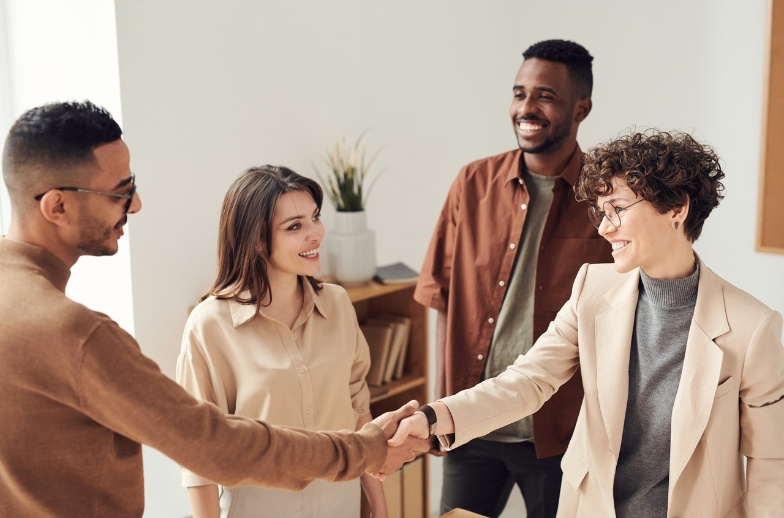
#> input picture python/gaze_estimate/test.jpg, 784 x 518 px
$ python -i control.py   (imports and definitions only)
#> lines starting #> are read from the running program, lines starting #| are printed output that depends on the picture; after the words box and inside, x2 and y2 are one past the last pixel; in counts of white or black regions, pixels touching at a corner belong together
### python/model_zoom/common/oss.py
# coding=utf-8
# Created : 2023/1/9 16:33
# Author  : Zy
import os
import minio
import requests
from io import BytesIO
from common.utils import Util
from common.content_type_maps import suffix_content_type_maps


class OSS:
    def __init__(self, bucket_name):
        super(OSS, self).__init__()
        config = Util.get_config("ossApi.json").get("minio")
        minio_conf = {
            "access_key": config.get("access_key"),
            "secret_key": config.get("secret_key"),
            "endpoint": config.get("endpoint"),
            "secure": eval(config.get("secure"))
        }
        self.http = f'http://hz.gdhengdian.com/images/'
        self.client = minio.Minio(**minio_conf)
        self.bucket_name = bucket_name

    # [24 lines left out: functions upload, download, not called in this run]


# [4 lines that do not run on import are left out]

### python/model_zoom/common/utils.py
# coding=utf-8
# Created : 2023/1/9 14:51
# Author  : Zy
import os
import uuid
import json
import datetime


class MyResp():
    # [6 lines left out: function __call__, not called in this run]


class Util:

    @staticmethod
    def app_path():
        _file_path = os.path.dirname(__file__)
        return os.path.abspath(_file_path + "/../")

    @staticmethod
    def run_path():
        return os.getcwd()

    @staticmethod
    def unique_id():
        return str(uuid.uuid1()).replace('-', '')

    @staticmethod
    def current_hours():
        return datetime.datetime.now().strftime("%Y%m%d%H")

    @staticmethod
    def get_config(file_name):
        config = Util.app_path() + os.sep + "config" + os.sep + file_name
        with open(config, 'r', encoding='utf-8') as f:
            config = json.load(f)
        return config

    @staticmethod
    def cache_path():
        config = Util.get_config('common.json')
        return Util.app_path() + config["cache_path"]

    @staticmethod
    def extract_file_name(path):
        """
        根据路径提取文件名
        """
        return os.path.basename(path)

    @staticmethod
    def extract_file_suffix(path):
        """
        提取文件后缀
        """
        file_name = Util.extract_file_name(path)
        return file_name.split(".")[-1]

    # [10 lines left out: function generate_unique_file_name, not called in this run]

    @staticmethod
    def generate_temp_file_path(suffix=None, file_name=None, file_path=None):
        """
        根据后缀生成一个临时文件路径
        """
        cache_path = Util.cache_path()
        os.makedirs(cache_path, exist_ok=True)
        if suffix:
            return cache_path + os.sep + Util.generate_unique_file_name(suffix=suffix)
        elif file_name:
            return cache_path + os.sep + file_name
        elif file_path:
            suffix = Util.extract_file_suffix(file_path)
            return Util.generate_temp_file_path(suffix=suffix)


# [2 lines that do not run on import are left out]

### python/model_zoom/controller/image_handle/control.py
# coding=utf-8
# Created : 2023/1/9 17:51
# Author  : Zy
import cv2
import numpy as np
from common.oss import OSS
from common.utils import Util
from common.file_utils import clearCache
from controller.image_handle.data_augment import dataAugmentMain

# [1 line that did not run here, left out]


# [44 lines left out: functions imgGrayScale, imgRGBSplit, imgBinarySep, not called in this run]


def imgBinaryDetect(filename: str):
#> called with filename = '../../../gaze_estimate/test.jpg'
    image = cv2.imread(filename)
#> image is the input picture: shape (518, 784, 3); mean B, G, R 137.1, 151.4, 173.7
    h, w, c = image.shape
#> h = 518; w = 784; c = 3
    max_r = max(100 / h, 100 / w)
#> max_r = 0.193
    new_h, new_w = int(max_r * h), int(max_r * w)
#> new_h = 100; new_w = 151
    image = cv2.resize(image, (new_w, new_h))
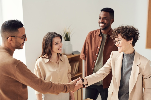
#> image: shape (100, 151, 3); mean B, G, R 137, 151.3, 173.7
    gray = cv2.cvtColor(image, cv2.COLOR_BGR2GRAY)
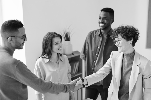
#> gray: shape (100, 151); min 7, max 254, mean 156.4
    _, binary = cv2.threshold(gray, 0, 255, cv2.THRESH_BINARY + cv2.THRESH_OTSU)
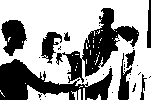
#> binary: shape (100, 151); 61.7% white; 30 black regions (21 under 20 px), largest, box (x1, y1, x2, y2) and area: (0, 59, 113, 100) 2167, (56, 8, 139, 83) 1969, (1, 20, 27, 56) 616
    if np.sum(binary) > new_h * new_w * 255 / 2:
        _, binary = cv2.threshold(gray, 175, 255, cv2.THRESH_BINARY_INV)
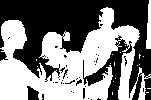
#> binary: shape (100, 151); 49.5% white; 18 white regions (16 under 20 px), largest, box (x1, y1, x2, y2) and area: (0, 7, 151, 100) 7257, (146, 0, 151, 49) 178
    element = cv2.getStructuringElement(cv2.MORPH_RECT, (3, 3))
    binary = cv2.dilate(binary, element, 1)
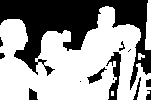
#> binary: shape (100, 151); 60.4% white; 13 black regions (3 under 20 px)
    contours, _ = cv2.findContours(binary, 0, 2)
#> contours = 4 contours, 1 with area under 20; largest, box (x1, y1, x2, y2) and area: (0, 6, 151, 100) 8626, (145, 0, 151, 50) 182, (138, 53, 145, 60) 21
    boxes = []
    for contour in contours:
        x, y, w, h = cv2.boundingRect(contour)
        boxes.append([x, y, x + w, y + h])
#> this loop made 4 passes
#> (x, y, w, h) on passes 2 to 4: (138, 53, 7, 7), (0, 6, 151, 94), (145, 0, 6, 50)
#> (contour, x, y, w, h) on pass 1: ([[111, 91], [111, 95], [113, 95], [113, 91]], 111, 91, 3, 5)
#> after the loop, boxes = [[111, 91, 114, 96], [138, 53, 145, 60], [0, 6, 151, 100], [145, 0, 151, 50]]
    for box in boxes:
        x, y, x1, y1 = box
        cv2.rectangle(image, (x, y), (x1, y1), [0, 175, 0], 2)
#> this loop made 4 passes
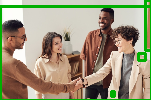
#> image: shape (100, 151, 3); 7.73% of pixels changed, all inside (x1, y1, x2, y2) = (0, 0, 151, 100)

    boxes.sort(key=lambda box: box[0])
    binarys = []
    for box in boxes:
        x1, y1, x2, y2 = box
        block = binary[y1:y2, x1:x2]
        block[block > 1] = 1
        binarys.append(block.tolist())
#> this loop made 4 passes
#> pass 1, in imgBinaryDetect, `block = binary[y1:y2, x1:x2]`:
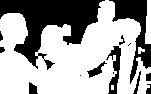
#> block: shape (94, 151); 64.2% white; 14 black regions (3 under 20 px), largest, box (x1, y1, x2, y2) and area: (0, 0, 105, 70) 3204, (109, 0, 151, 84) 1169, (106, 46, 121, 94) 320
#> after the loop, binarys = 4 items

    suffix = Util.extract_file_suffix(filename)
    save_path = Util.generate_temp_file_path(suffix=suffix)
    cv2.imwrite(save_path, image)
    remote_url = image_oss.upload(save_path)
    clearCache(save_path)
    return {"remote_url": remote_url, "binarys": binarys}


# [25 lines left out: function imgCorrect, not called in this run]

def dataAugment(filename: str):
    return dataAugmentMain(filename)


# [2 lines not run here, left out]

#> (the run stopped early here; a loop or call above may not have finished)
